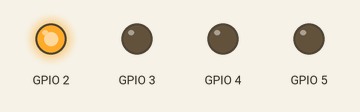
This sketch was run on a simulated ESP8266 (NodeMCU). On the bench: output pins drawn as LEDs (lit = HIGH).

Above: at 0.12 s.
At 0.87 s:
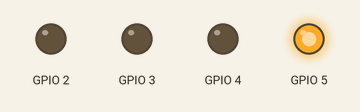
At 1.12 s:
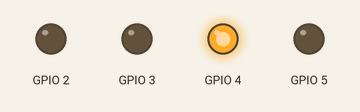
At 2.87 s:
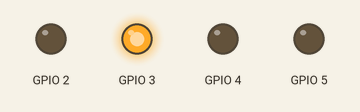
Timing chart, 0 to 3.5 s (numbered marks = the images above):
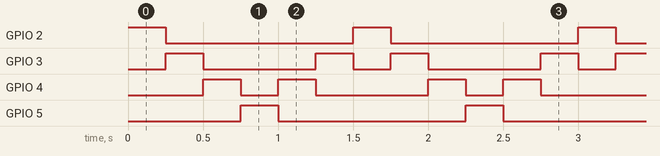

The sketch:

Blinking_LED.ino
```cpp
//Blinking 4 LED

void setup() {
  // put your setup code here, to run once:
  pinMode(2, OUTPUT);
  pinMode(3,OUTPUT);
  pinMode(4,OUTPUT);
  pinMode(5,OUTPUT);


}

void loop() {
  // put your main code here, to run repeatedly:


digitalWrite(2,HIGH);
delay (250);
digitalWrite(2,LOW);
digitalWrite(3,HIGH);
delay (250);
digitalWrite(3,LOW);
digitalWrite(4,HIGH);
delay (250);
digitalWrite(4,LOW);
digitalWrite(5,HIGH);
delay(250);
digitalWrite(5,LOW);
digitalWrite(4,HIGH);
delay (250);
digitalWrite(4,LOW);
digitalWrite(3,HIGH);
delay (250);
digitalWrite(3,LOW);
digitalWrite(2,HIGH);

digitalWrite(2,LOW);


}
```

Measured:
- by itself, GPIO 2, GPIO 5: alternates HIGH for 0.25 s and LOW for 1.3 s
- by itself, GPIO 3: repeats every 1.5 s: LOW 0.75 s, HIGH 0.25 s, LOW 0.25 s, HIGH 0.25 s
- by itself, GPIO 4: repeats every 1.5 s: LOW 0.25 s, HIGH 0.25 s, LOW 0.75 s, HIGH 0.25 s
